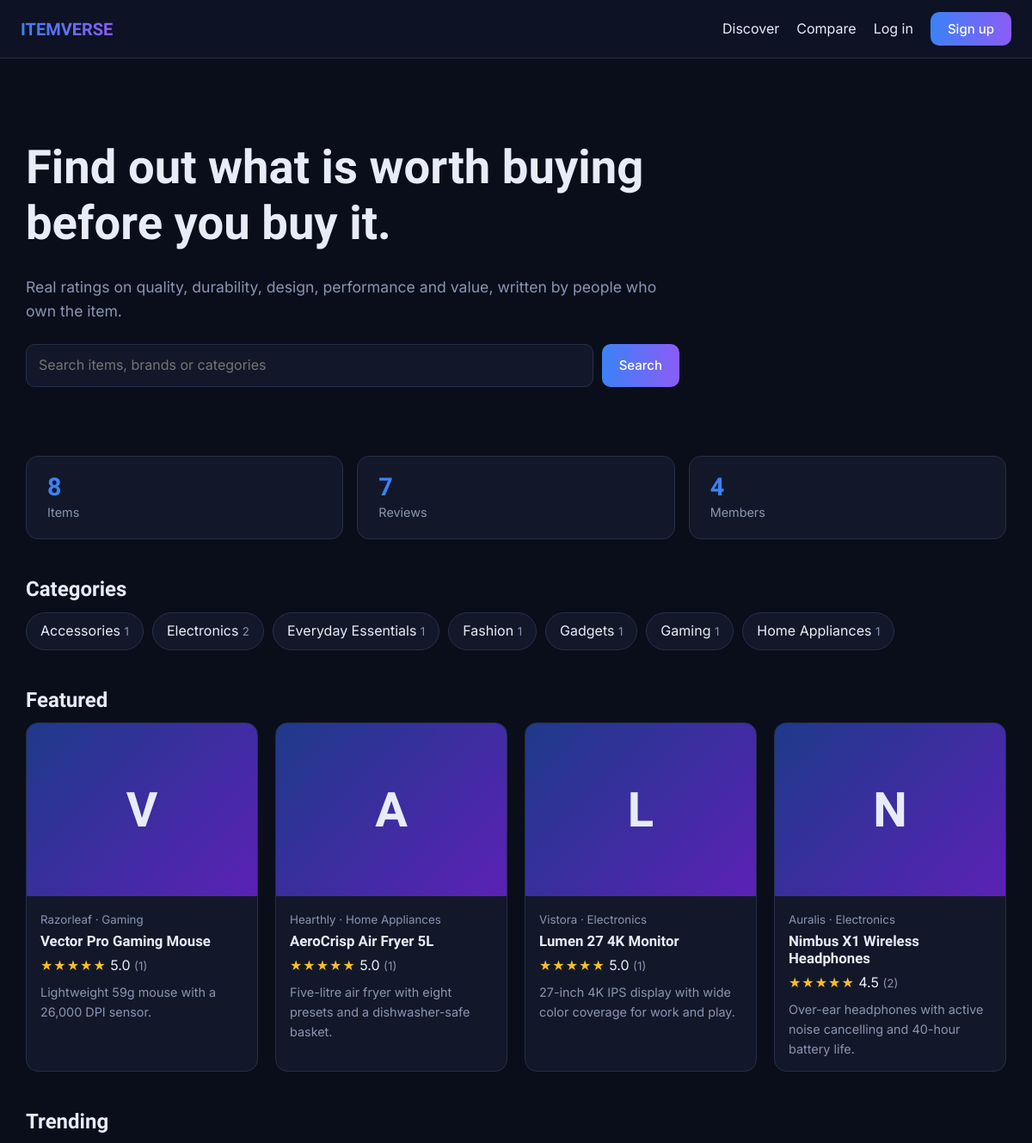
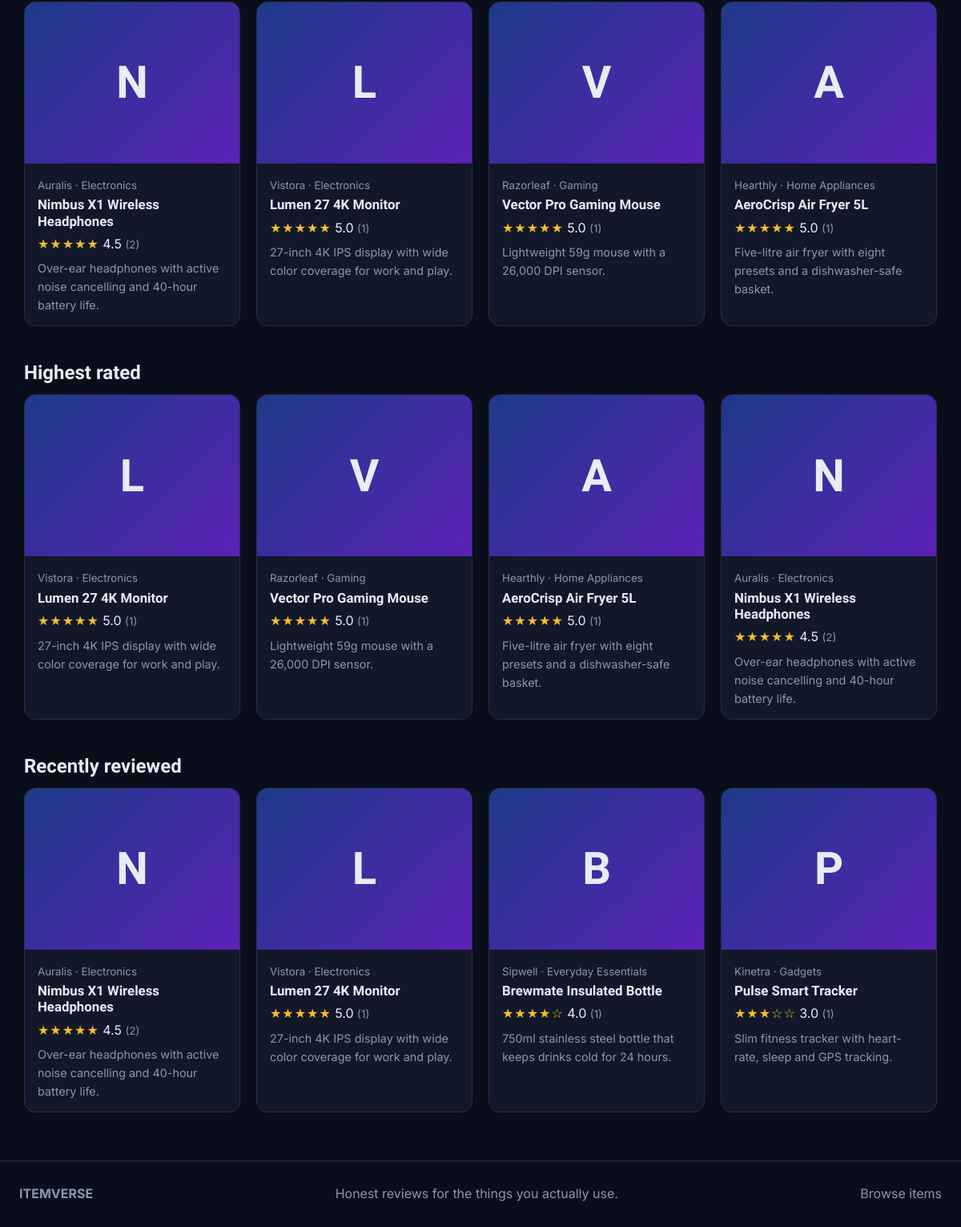
The page /index.php on the database its author committed (2 pictures, top to bottom).
### tables this page shows
CREATE TABLE categories(id INT AUTO_INCREMENT PRIMARY KEY,name VARCHAR(80) NOT NULL UNIQUE);

CREATE TABLE items(id INT AUTO_INCREMENT PRIMARY KEY,category_id INT NOT NULL,name VARCHAR(150) NOT NULL,brand VARCHAR(80) NOT NULL,description TEXT,price DECIMAL(10,2) NULL,image VARCHAR(255) NULL,featured TINYINT(1) NOT NULL DEFAULT 0,created_at TIMESTAMP DEFAULT CURRENT_TIMESTAMP,FOREIGN KEY(category_id) REFERENCES categories(id));

### config/db.php (the view, shortened to what this page needs)
<?php
function e($s){return htmlspecialchars((string)$s,ENT_QUOTES,'UTF-8');}
function user(){return $_SESSION['user']??null;}
function items($pdo,$where='',$args=[],$order='i.id DESC',$limit=4){$s=$pdo->prepare(ITEMSQL." $where GROUP BY i.id ORDER BY $order LIMIT ".(int)$limit);$s->execute($args);return $s->fetchAll();}
function stars($n){$f=(int)round($n);return str_repeat('★',$f).str_repeat('☆',5-$f);}
function card($i){$img=$i['image']?'<img src="'.BASE.'/uploads/'.e($i['image']).'" alt="">':'<div class="ph">'.e(mb_substr($i['name'],0,1)).'</div>';return '<a class="card" href="'.BASE.'/pages/item.php?id='.$i['id'].'"><div class="thumb">'.$img.'</div><div class="body"><small>'.e($i['brand']).' · '.e($i['cat']).'</small><h3>'.e($i['name']).'</h3><div class="rate"><span class="stars">'.stars($i['ar']).'</span> '.number_format($i['ar'],1).' <small>('.$i['cnt'].')</small></div><p>'.e(mb_strimwidth($i['description'],0,90,'…')).'</p></div></a>';}

### includes/header.php (shortened to what this page needs)
<?php require_once __DIR__.'/../config/db.php';$u=user();$f=flash();?>
<!DOCTYPE html>
<html lang="en">
<head>
<link rel="stylesheet" href="<?=BASE?>/assets/css/style.css">
</head>
<body>
<header class="nav">
<a class="logo" href="<?=BASE?>/index.php">ITEMVERSE</a>
<nav class="links">
<a href="<?=BASE?>/pages/items.php">Discover</a>
<a href="<?=BASE?>/pages/compare.php">Compare</a>
<?php if($u):?>
<a href="<?=BASE?>/pages/dashboard.php">Dashboard</a>
<?php if($u['role']==='admin'):?><a href="<?=BASE?>/admin/index.php">Admin</a><?php endif;?>
<a href="<?=BASE?>/pages/logout.php">Log out (<?=e($u['name'])?>)</a>
<?php else:?>
<a href="<?=BASE?>/pages/login.php">Log in</a>
<a class="btn" href="<?=BASE?>/pages/register.php">Sign up</a>
<?php endif;?>
</nav>
</header>
<main>

### index.php (shortened to what this page needs)
<?php
require __DIR__.'/includes/header.php';
$n=$pdo->query("SELECT (SELECT COUNT(*) FROM items) i,(SELECT COUNT(*) FROM reviews WHERE status='approved') r,(SELECT COUNT(*) FROM users) u")->fetch();
$cats=$pdo->query("SELECT c.*,COUNT(i.id) n FROM categories c LEFT JOIN items i ON i.category_id=c.id GROUP BY c.id ORDER BY c.name")->fetchAll();
$sets=['Featured'=>items($pdo,'WHERE i.featured=1',[],'i.id DESC',4),'Trending'=>items($pdo,'',[],'cnt DESC,ar DESC',4),'Highest rated'=>items($pdo,'',[],'ar DESC,cnt DESC',4),'Recently reviewed'=>items($pdo,'',[],'(SELECT MAX(created_at) FROM reviews x WHERE x.item_id=i.id) DESC',4)];
?>
<section class="hero">
<h1>Find out what is worth buying before you buy it.</h1>
<p>Real ratings on quality, durability, design, performance and value, written by people who own the item.</p>
<form class="search" action="<?=BASE?>/pages/items.php" method="get"><input name="q" placeholder="Search items, brands or categories" aria-label="Search"><button class="btn" type="submit">Search</button></form>
</section>
<section class="stats">
<div class="stat"><b><?=$n['i']?></b><span>Items</span></div>
<div class="stat"><b><?=$n['r']?></b><span>Reviews</span></div>
<div class="stat"><b><?=$n['u']?></b><span>Members</span></div>
</section>
<h2 class="sec">Categories</h2>
<div class="cats"><?php foreach($cats as $c):?><a class="chip" href="<?=BASE?>/pages/items.php?cat=<?=$c['id']?>"><?=e($c['name'])?> <small><?=$c['n']?></small></a><?php endforeach;?></div>
<?php foreach($sets as $h=>$list):?>
<h2 class="sec"><?=e($h)?></h2>
<?php if(!$list):?><div class="empty">Nothing here yet.</div><?php else:?>
<div class="grid"><?php foreach($list as $i)echo card($i);?></div>
<?php endif;endforeach;?>
<?php require __DIR__.'/includes/footer.php';?>

### includes/footer.php (shortened to what this page needs)
</main>
<footer class="foot"><strong>ITEMVERSE</strong><span>Honest reviews for the things you actually use.</span><a href="<?=BASE?>/pages/items.php">Browse items</a></footer>
</body>
</html>

### assets/css/style.css (style rules this page uses)
:root { --bg:#0a0e1a;--panel:#121829;--panel2:#1a2238;--line:#262f4a;--text:#e8ecf8;--mute:#8b95b3;--blue:#3b82f6;--violet:#8b5cf6;--ok:#22c55e;--bad:#ef4444 }
* { box-sizing:border-box }
html { scroll-behavior:smooth }
body { margin:0;background:var(--bg);color:var(--text);font:16px/1.6 Inter,system-ui,sans-serif }
h1,h2,h3,.logo { font-family:Sora,Inter,sans-serif;line-height:1.2;margin:0 0 .5em }
a { color:inherit;text-decoration:none }
main { max-width:1180px;margin:0 auto;padding:24px 20px 60px }
.nav { display:flex;align-items:center;justify-content:space-between;padding:14px 24px;background:#0d1224;border-bottom:1px solid var(--line);position:sticky;top:0;z-index:20 }
.logo { font-weight:700;font-size:1.25rem;background:linear-gradient(90deg,var(--blue),var(--violet));-webkit-background-clip:text;background-clip:text;color:transparent;margin:0 }
.links { display:flex;gap:20px;align-items:center }
.btn,button.btn { background:linear-gradient(90deg,var(--blue),var(--violet));color:#fff;border:0;padding:10px 20px;border-radius:10px;font:500 15px Inter,sans-serif;cursor:pointer;display:inline-block;transition:transform .15s,box-shadow .15s }
.hero { padding:70px 0 50px;max-width:760px }
.hero h1 { font-size:clamp(2rem,5vw,3.4rem) }
.hero p { color:var(--mute);font-size:1.1rem }
.search { display:flex;gap:10px;margin-top:24px }
input,select,textarea { background:var(--panel);border:1px solid var(--line);color:var(--text);padding:11px 14px;border-radius:10px;font:inherit;width:100% }
.stats { display:flex;gap:16px;flex-wrap:wrap;margin:30px 0 }
.stat { background:var(--panel);border:1px solid var(--line);border-radius:14px;padding:18px 24px;flex:1;min-width:150px }
.stat b { display:block;font:700 1.8rem Sora,sans-serif;color:var(--blue) }
.stat span { color:var(--mute);font-size:.9rem }
h2.sec { margin-top:44px }
.grid { display:grid;grid-template-columns:repeat(auto-fill,minmax(250px,1fr));gap:20px }
.card { background:var(--panel);border:1px solid var(--line);border-radius:14px;overflow:hidden;display:block;transition:transform .2s,border-color .2s }
.thumb { aspect-ratio:4/3;background:var(--panel2) }
.ph { height:100%;display:grid;place-items:center;font:700 3.5rem Sora,sans-serif;background:linear-gradient(135deg,#1e3a8a,#5b21b6) }
.body { padding:14px 16px }
.body h3 { font-size:1.05rem;margin:2px 0 6px }
.body p { color:var(--mute);font-size:.9rem;margin:6px 0 0 }
small,.mute { color:var(--mute) }
.stars { color:#fbbf24;letter-spacing:1px }
.cats { display:flex;flex-wrap:wrap;gap:10px }
.chip { padding:8px 16px;border:1px solid var(--line);border-radius:999px;background:var(--panel) }
.foot { border-top:1px solid var(--line);padding:28px 24px;display:flex;gap:20px;justify-content:space-between;flex-wrap:wrap;color:var(--mute) }

### rows shown on the page
categories: name "Accessories", n "1"
categories: name "Electronics", n "2"
categories: name "Everyday Essentials", n "1"
categories: name "Fashion", n "1"
categories: name "Gadgets", n "1"
categories: name "Gaming", n "1"
categories: name "Home Appliances", n "1"
items: name "V", brand "Razorleaf", category.name "Gaming", name "Vector Pro Gaming Mouse", ar "★★★★★", ar "5.0", cnt "1", description "Lightweight 59g mouse with a 26,000 DPI sensor."
items: name "A", brand "Hearthly", category.name "Home Appliances", name "AeroCrisp Air Fryer 5L", ar "★★★★★", ar "5.0", cnt "1", description "Five-litre air fryer with eight presets and a dishwasher-safe basket."
items: name "L", brand "Vistora", category.name "Electronics", name "Lumen 27 4K Monitor", ar "★★★★★", ar "5.0", cnt "1", description "27-inch 4K IPS display with wide color coverage for work and play."
items: name "N", brand "Auralis", category.name "Electronics", name "Nimbus X1 Wireless Headphones", ar "★★★★★", ar "4.5", cnt "2", description "Over-ear headphones with active noise cancelling and 40-hour battery life."
items: name "B", brand "Sipwell", category.name "Everyday Essentials", name "Brewmate Insulated Bottle", ar "★★★★☆", ar "4.0", cnt "1", description "750ml stainless steel bottle that keeps drinks cold for 24 hours."
items: name "P", brand "Kinetra", category.name "Gadgets", name "Pulse Smart Tracker", ar "★★★☆☆", ar "3.0", cnt "1", description "Slim fitness tracker with heart-rate, sleep and GPS tracking."

### other values the page prints
$n['i'] "8"
$n['r'] "7"
$n['u'] "4"
$h "Featured"
$h "Trending"
$h "Highest rated"
$h "Recently reviewed"
